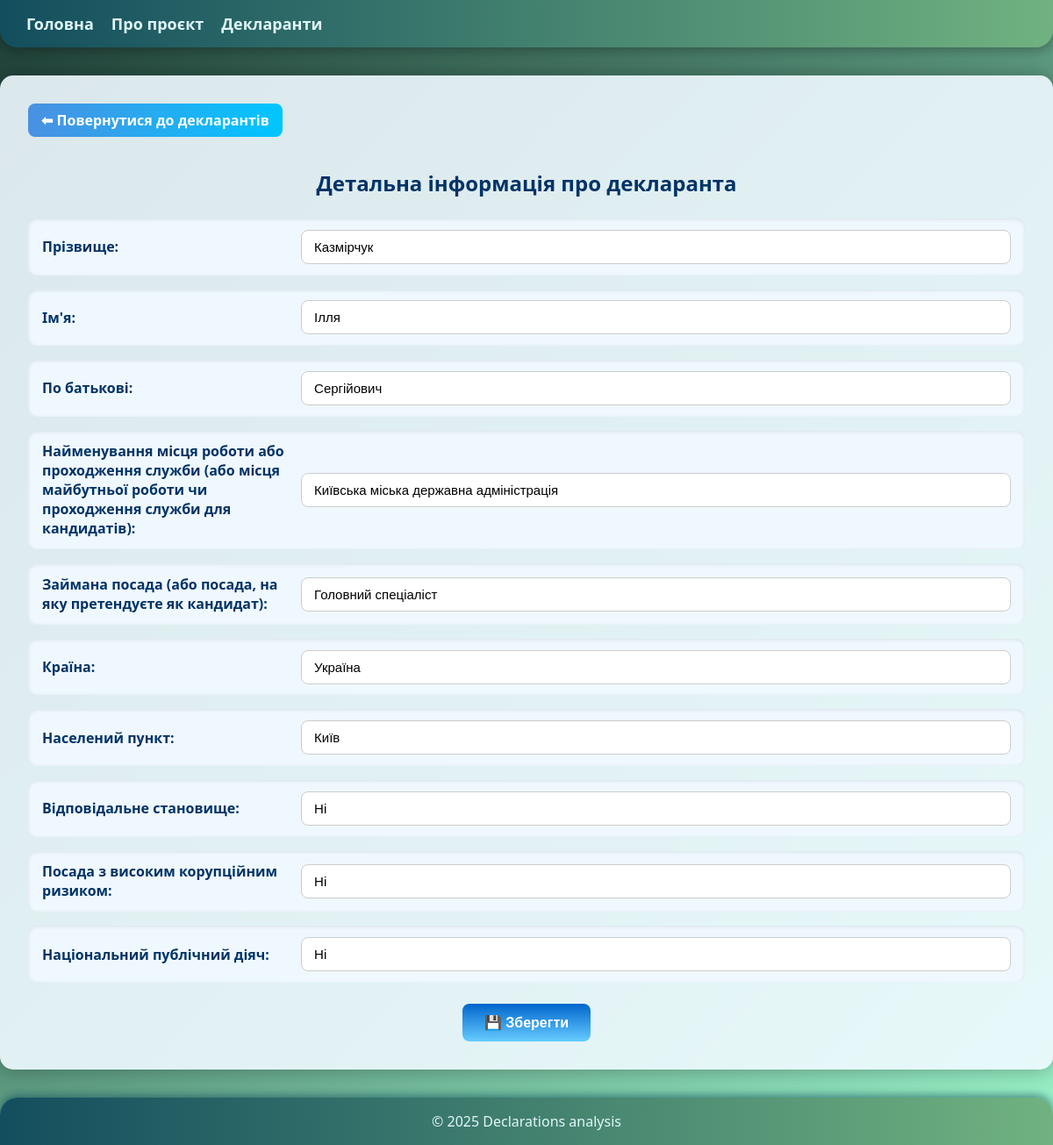
/declarants/1/, run on an earlier commit of the app's database.
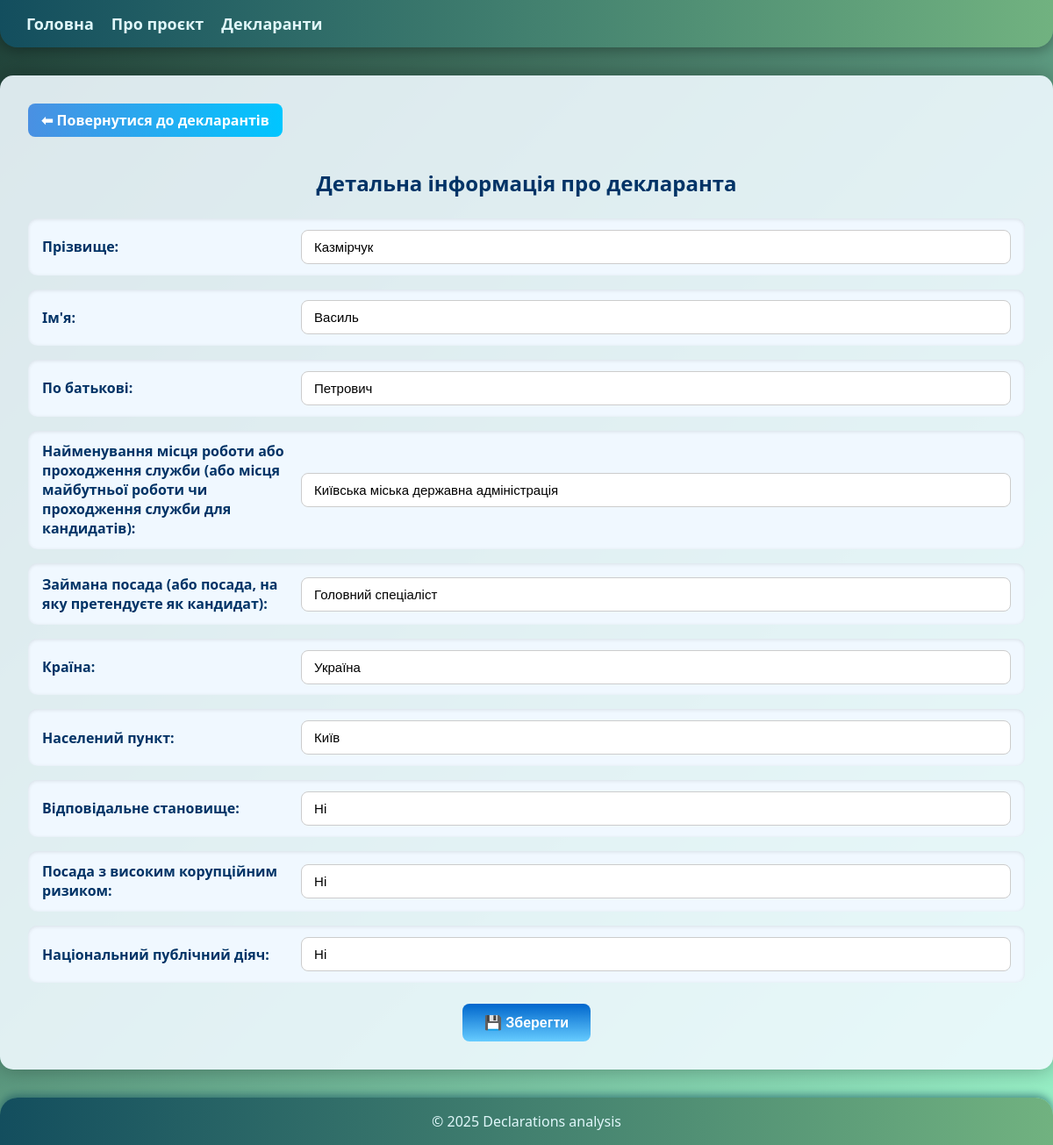
And on a later commit of the database.
### apps/core/models/declarant.py (models this page shows, shortened)
class Declarant(models.Model):
    user_declarant_id = models.PositiveBigIntegerField(null=True, blank=True)
    api_id = models.UUIDField(null=True, blank=True)
    surname = models.CharField(max_length=100, blank=False)
    name = models.CharField(max_length=100, blank=False)
    patronymic = models.CharField(max_length=100, null=False, blank=False)
    work_place = models.CharField(max_length=255, null=False, blank=False)
    work_post = models.CharField(max_length=255, null=False, blank=False)
    actual_country = models.PositiveSmallIntegerField(choices=CountryDeclarant.choices, null=False, blank=False)
    region = models.CharField(max_length=255, null=False, blank=False)
    responsible_position = models.CharField(choices=ResponsiblePositionType.choices, max_length=550, null=False, blank=False)
    corruption_affected = models.CharField(choices=CorruptionAffectedType.choices, max_length=550, null=False, blank=False)
    public_person = models.CharField(choices=PublicPersonType.choices, max_length=550, null=False, blank=False)
    owner = models.OneToOneField("Owner", on_delete=models.CASCADE, related_name="declarant", null=True, blank=True)
    created_at = models.DateTimeField(auto_now_add=True)
    updated_at = models.DateTimeField(auto_now=True)

### apps/core/views.py (the view, shortened to what this page needs)
# urls.py: path('declarants/<int:pk>/', DeclarantDetailUpdateView.as_view(), name='declarant_detail'),
class DeclarantDetailUpdateView(View):
    model = Declarant
    def get(self, request, pk):
        declarant = get_object_or_404(Declarant, pk=pk)
        declarant_form = DeclarantForm(instance=declarant)
        return render(request, 'core/pages/declarant_detail.html', {'declarant_form': declarant_form})

### apps/core/templates/core/pages/declarant_detail.html (shortened to what this page needs)
{% extends "base.html" %}
{% load static %}
{% block content %}
<div class="detail-container">
    <a href="{% url 'declarants' %}" class="detail-back-btn">⬅ Повернутися до декларантів</a>
    <h2 class="detail-title">Детальна інформація про декларанта</h2>
    <form method="post" enctype="multipart/form-data" id="declarant-detail-form" class="detail-form">
        <div class="detail-form-wrapper">
            {% for field in declarant_form %}
                <div class="detail-form-row">
                    <label for="{{ field.id_for_label }}" class="detail-label">{{ field.label }}:</label>
                    <div class="detail-input">
                        {{ field }}
                    </div>
                </div>
            {% endfor %}
        </div>
        <div class="detail-actions">
            <button type="submit" name="submit_declarant" class="detail-save-btn">
                💾 Зберегти
            </button>
        </div>
    </form>
</div>
{% endblock content %}

### templates/base.html (shortened to what this page needs)
{% load static %}
<!DOCTYPE html>
<html lang="en">
<head>
    <link rel="stylesheet" href="{% static 'styles.css' %}">
</head>
<body>
    {% block header %}{% include 'core/includes/header.html' %}{% endblock header %}
    <main>
        {% block content %}{% endblock content %}
    </main>
    {% block footer %}{% include 'core/includes/footer.html' %}{% endblock footer %}
</body>
</html>

### apps/core/templates/core/includes/header.html
<header>
    <nav>
        <ul class="nav-left">
            <li><a href="{% url 'welcome' %}">Головна</a></li>
            <li><a href="{% url 'about' %}">Про проєкт</a></li>
            <li><a href="{% url 'declarants' %}">Декларанти</a></li>
        </ul>
    </nav>
</header>

### apps/core/templates/core/includes/footer.html
<footer>
    <p>&copy; 2025 Declarations analysis</p>
</footer>

### static/styles.css (style rules this page uses)
html, body { height: 100%; margin: 0; overflow-x: hidden; }
main { flex: 1 0 auto; }
body { display: flex; flex-direction: column; min-height: 100vh; font-family: 'Segoe UI', Tahoma, Geneva, Verdana, sans-serif; background: linear-gradient(135deg, #1f4037, #99f2c8); background-repeat: no-repeat; background-size: cover; background-position: center; background-attachment: fixed; color: #ffffff; }
header { background: linear-gradient(90deg, #134E5E, #71B280); padding: 15px 30px; border-radius: 0 0 20px 20px; display: flex; justify-content: left; align-items: center; box-shadow: 0 4px 15px rgba(0, 0, 0, 0.3); }
header ul { list-style: none; padding: 0; margin: 0; display: flex; gap: 20px; }
header a { color: #e0f7fa; font-weight: 600; text-decoration: none; font-size: 18px; transition: color 0.3s ease; }
footer { background: linear-gradient(90deg, #134E5E, #71B280); color: #e0f7fa; text-align: center; padding: 1rem 0; flex-shrink: 0; border-radius: 20px 20px 0 0; font-size: 16px; box-shadow: 0 -3px 10px rgba(19, 78, 94, 0.6); }
footer p { margin: 0; text-align: center; max-width: none; line-height: normal; }
.detail-container { max-width: 1500px; margin: 2rem auto; padding: 2rem; background: rgba(240, 250, 255, 0.9); border-radius: 15px; box-shadow: 0 0 25px rgba(0,0,0,0.3); position: relative; }
.detail-back-btn { display: inline-block; margin-bottom: 1rem; padding: 8px 15px; border-radius: 8px; background: linear-gradient(to right, #4a90e2, #00c6ff); color: white; text-decoration: none; font-weight: bold; transition: background 0.3s ease, transform 0.2s ease; }
.detail-title { text-align: center; color: #003366; margin-bottom: 1.5rem; }
.detail-form-wrapper { display: flex; flex-direction: column; gap: 1rem; }
.detail-form-row { display: flex; flex-wrap: wrap; align-items: center; gap: 1rem; background: #f0f8ff; padding: 0.8rem 1rem; border-radius: 10px; box-shadow: inset 0 1px 4px rgba(0,0,0,0.1); }
.detail-label { flex: 1 1 17%; font-weight: 600; color: #003366; }
.detail-input { flex: 1 1 65%; }
.detail-input input, .detail-input select { width: 100%; padding: 10px 14px; border-radius: 8px; border: 1px solid #ccc; background: white; font-size: 15px; box-sizing: border-box; appearance: none; -webkit-appearance: none; -moz-appearance: none; background-repeat: no-repeat; white-space: normal; word-wrap: break; }
.detail-input select option { font-size: 0.75rem; }
.detail-actions { display: flex; justify-content: center; margin-top: 1.5rem; }
.detail-save-btn { display: flex; align-items: center; gap: 0.5rem; padding: 12px 25px; font-size: 16px; font-weight: bold; border-radius: 8px; background: linear-gradient(to bottom, #0066cc 0%, #66ccff 100%); color: white; border: none; cursor: pointer; transition: transform 0.2s ease, background 0.3s ease; }

What changed in the data, as far as the page shows it:
changed Declarant "Казмірчук": name "Ілля" → "Василь"; patronymic "Сергійович" → "Петрович"
